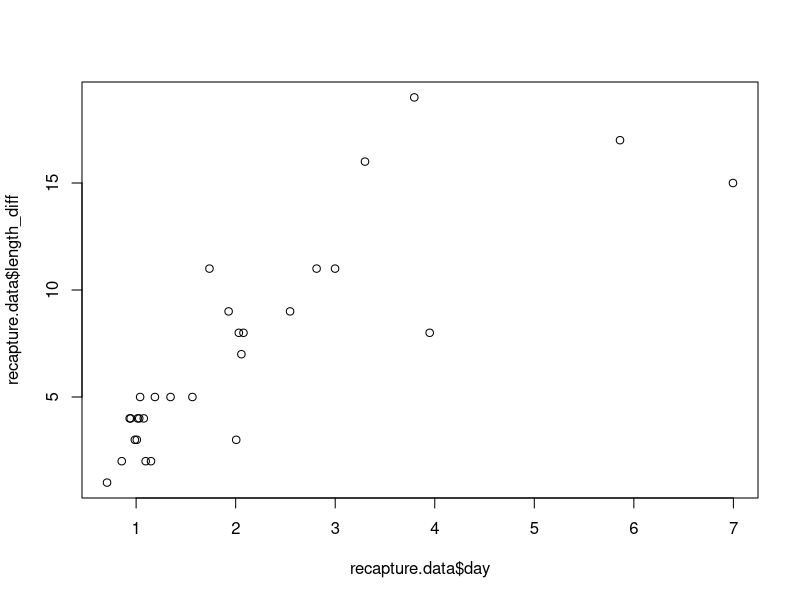
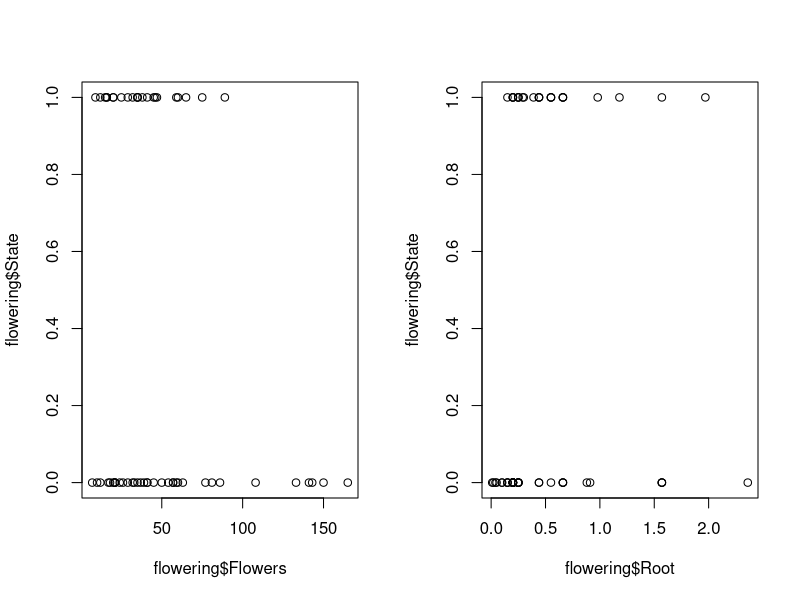

Here is the R script that generated these plots, in order:
## Maximum likelihood - day 3 - Likelihood ratio test----

rm(list=ls())
# setwd("Documents/CMEECourseWork/max_likelihood/code")


# Lecture 3 ----
# linear regression - test for intercept - Likelihood ratio test

# read data
recapture.data <- read.csv("../data/recapture.csv")

# scatterplot
plot(recapture.data$day, recapture.data$length_diff)

# M2 ----
## MODEL FORM YESTERDAY - M2 (full/most complex model)
# log-likelihood for the params
# params have to be inputs as a vector (parm)
regression.log.likelihood<-function(parm, dat) {
    # define params: parm
    # 3 params: a, b, sigma. BE CAREFUL OF THE ORDER
    a <- parm[1]
    b <- parm[2]
    sigma <- parm[3]
    
    # define the data: dat
    # first column = x, second column = y
    x <- dat[,1]
    y <- dat[,2]
    
    # MODEL ON THE ERROR TERMS. - vectorised
    error.term <- (y-a-b*x)
    # error.term[i] ARE IID NORMAL, WITH MEAN 0 AND A COMMON VARIANCE sigma^2
    density <- dnorm(error.term, mean=0, sd=sigma, log=T)
    
    # the log-likelihood is the sum of the indiv log-density
    return(sum(density))
}

# taking regression.log.likelihood as M2 (full model)

# M1 ----
# log-likelihood function for M1 (WITHOUT AN INTERCEPT)
regression.no.intercept.log.likelihood<-function(parm, dat) {
    # define the params
    # NO INTERCEPT this time
    b <- parm[1]
    sigma <- parm[2]
    
    # define the data
    # SAME AS BEFORE
    x <- dat[,1]
    y <- dat[,2]
    
    # define the error term - no intercept here
    error.term <- (y-b*x)
    
    # REMEMBER THE NORMAL pdf?
    density <- dnorm(error.term, mean=0, sd=sigma, log=T)
    
    # log-likelihood is the sum of densities
    return(sum(density))
}


## Perform the likelihood-ratio test (LRT) ----
M1 <- optim(par=c(1,1), regression.no.intercept.log.likelihood,
            dat=recapture.data, method='L-BFGS-B',
            lower=c(-1000,0.0001), upper=c(1000,10000),
            control=list(fnscale=-1), hessian=T)
M2 <- optim(par=c(1,1,1), regression.log.likelihood,
            dat=recapture.data, method='L-BFGS-B',
            lower=c(-1000,-1000,0.0001), upper=c(1000,1000,10000),
            control=list(fnscale=-1), hessian=T)
# THE TEST STATISTIC D
D <- 2*(M2$value - M1$value)
D
# CRITICAL VALUE
qchisq(0.95, df=1)

# D < critical value => accept hypothesis that intercept is 0 at a=0.05


## Non-constant variance ----

# in this data - variance is increasing w day
# easily incorporated w MLE (vs not w built-in lm())

# Log-likelihood function: non-constant variance

regression.non.constant.var.log.likelihood<-function(parm, dat) {
    # define the params
    # SAME AS M1
    b <- parm[1]
    sigma <- parm[2]
    
    # define the data
    # SAME AS BEFORE
    x <- dat[,1]
    y <- dat[,2]
    
    # define the error term - no intercept here
    error.term <- (y-b*x)
    
    # sd is now x*sigma - non constant ----
    # ie st dev of error terms increases linearly w num of days
    density <- dnorm(error.term, mean=0, sd=x*sigma, log=T)
    
    # log-likelihood is the sum of densities
    return(sum(density))
}

# maximise the log-likelihood
# call it M4
M4 <- optim(par=c(1,1), regression.non.constant.var.log.likelihood,
            dat=recapture.data, method='L-BFGS-B',
            lower=c(-1000,0.0001), upper=c(1000,10000),
            control=list(fnscale=-1))
M4


## Practical Q4 ----

rm(list=ls())

# read in data
flowering <- read.table("../data/flowering.txt", header=T)
names(flowering)
str(flowering)
# state: alive (1) or dead (0)
# flowers = num flowers
# root = size of root

# visualise
par(mfrow=c(1,2))
plot(flowering$Flowers, flowering$State)
plot(flowering$Root, flowering$State)
# not v informative

# logistic log-likelihood 
# 2 args: parm is vector of params, dat is input dataset
logistic.log.likelihood <- function(parm, dat) {
    # define params
    a <- parm[1]
    b <- parm[2]
    c <- parm[3]
    
    # define response variable (first col of dat)
    State <- dat[,1]
    # and explanatory variables
    Flowers <- dat[,2]
    Root <- dat[,3]
    
    # model success probability, via expit transformation
    p <- exp(a + b*Flowers + c*Root) / (1 + exp(a + b*Flowers + c*Root))
    
    # the log-likelihood function
    log.like <- sum(State*log(p) + (1-State)*log(1-p))
    
    return(log.like)
}

# test
logistic.log.likelihood(c(0,0,0), dat=flowering)
# gives log-likelihood evaluated at a, b, c = 0


# maximise log-likelihood function w optim 
# use default method - a, b, c can be any real nums - do not need to impose bounds
M1 <- optim(par=c(0,0,0), 
            logistic.log.likelihood,
            dat=flowering, 
            control=list(fnscale=-1))
M1
# MLE for the params:
M1$par
# associated log-likelihood value:
M1$value


# now try model including an interaction between Flowers and Root
# pi = expit(a + b*Flowers_i + c*Root_i + d*Flowers_i*Root_i)

logistic.log.likelihood.int <- function(parm, dat) {
    # define params
    a <- parm[1]
    b <- parm[2]
    c <- parm[3]
    d <- parm[4]
    
    # define response variable (first col of dat)
    State <- dat[,1]
    # and explanatory variables
    Flowers <- dat[,2]
    Root <- dat[,3]
    
    # model success probability - WITH INTERACTION
    p <- exp(a + b*Flowers + c*Root + d*Flowers*Root) / (1 + exp(a + b*Flowers + c*Root + d*Flowers*Root))
    
    # the log-likelihood function
    log.like <- sum(State*log(p) + (1-State)*log(1-p))
    
    return(log.like)
}

# maximise log-likelihood function w optim 
M2 <- optim(par=c(0,0,0,0), 
            logistic.log.likelihood.int,
            dat=flowering, 
            control=list(fnscale=-1))
M2


# Likelihood ratio test for the interaction term at alpha=5% sig level

# THE TEST STATISTIC D
D <- 2*(M2$value - M1$value)
D
# CRITICAL VALUE
qchisq(0.95, df=1)

# D > critical value => reject M1 simpler model - interaction term is necessary
